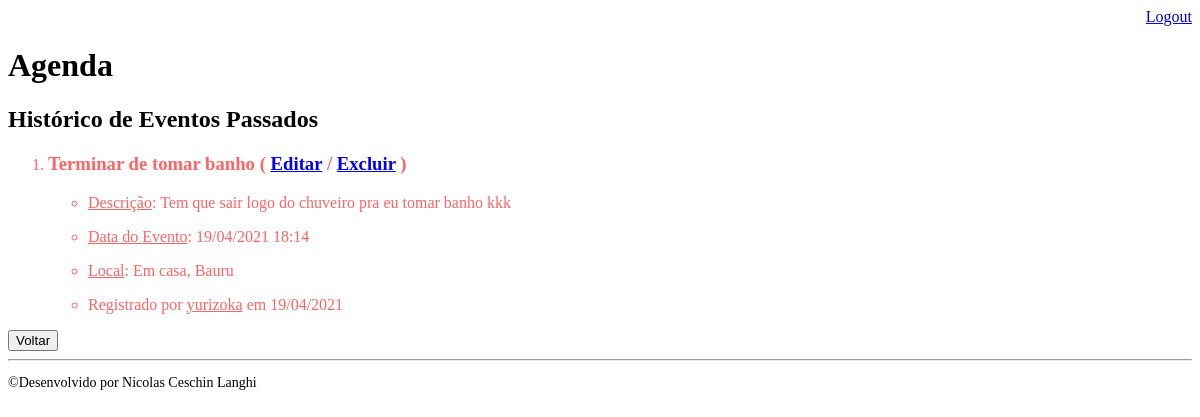
Page /agenda/historico/ (signed in) on the earlier database version.
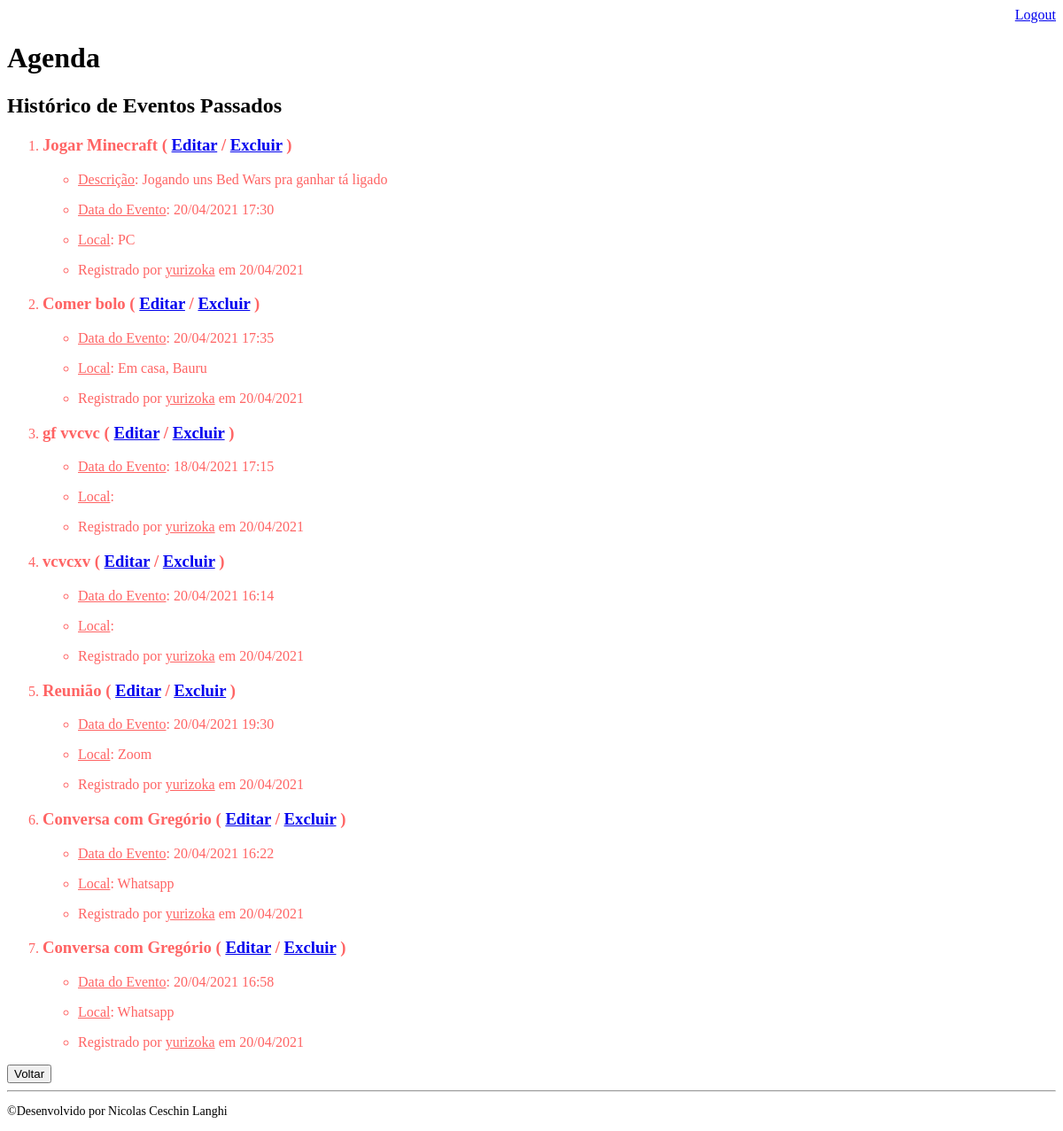
Same page on the later database version.
### core/models.py (models this page shows, shortened)
class Evento(models.Model):
    titulo = models.CharField(max_length=100)
    descricao = models.TextField(blank=True, null=True)
    data_evento = models.DateTimeField(verbose_name='Data do Evento')
    local = models.CharField(max_length=100, blank=True, null=True)
    lixo = models.BooleanField(default=False)
    data_criacao = models.DateTimeField(auto_now=True)
    usuario = models.ForeignKey(User, on_delete=models.CASCADE)
    class Meta:
        db_table = 'evento'
    def get_data_evento(self):
        return self.data_evento.strftime('%d/%m/%Y %H:%M')
    def get_data_criacao(self):
        return self.data_criacao.strftime('%d/%m/%Y')
    def get_evento_atrasado(self):
        if self.data_evento < datetime.now():
            return True
        else:
            return False

### core/views.py (the view)
# urls.py: path('agenda/historico/', views.historico_eventos),
@login_required(login_url='/login/')
def historico_eventos(request):
    usuario = request.user
    evento = Evento.objects.filter(usuario=usuario)
    dados = {'eventos': evento}
    return render(request, 'historico.html', dados)

### templates/historico.html
{% extends "model-page.html" %}
{% block content %}
<h2>Histórico de Eventos Passados</h2>
<ol style="color: rgb(255, 100, 100)">
    {% for evento in eventos %}
    {% if evento.get_evento_atrasado %}
    {% if not evento.lixo %}
    <li><h3>
        <div>
            {{ evento.titulo }}
            ( <a href="../evento/?id={{ evento.id }}">Editar</a> /
            <a href="../delete/{{ evento.id }}">Excluir</a> )
        </div>
    </h3></li>
    <ul>
        {% if evento.descricao != '' %}
            <li><p><ins>Descrição</ins>: {{ evento.descricao }}</p></li>
            {% endif %}
            <li><p><ins>Data do Evento</ins>: {{ evento.get_data_evento }}</p></li>
            {% if evento.local is not None %}
            <li><p><ins>Local</ins>: {{ evento.local }}</p></li>
            {% endif %}
            <li><p>Registrado por <ins>{{ evento.usuario }}</ins> em {{ evento.get_data_criacao }}</p></li>
    </ul>
    {% endif %}
    {% endif %}
    {% endfor %}
</ol>
<a href="/">
    <button type="button">Voltar</button>
</a>
{% endblock %}

### templates/model-page.html
<!DOCTYPE html>
<html lang="en">
<head>
    {% include "model-header.html" %}
</head>
<body>
    {% block content %} {% endblock %}
    {% include "model-footer.html" %}
</body>
</html>

### templates/model-header.html (shortened to what this page needs)
<div style="display: flex; flex-direction: row; justify-content: right; align-items: right">
    <a href="/logout">Logout</a>
</div>
<h1>Agenda</h1>

### templates/model-footer.html
<hr>
<p style="font-size: 14px;">&copy;Desenvolvido por Nicolas Ceschin Langhi</p>

Differences in the rows shown:
removed Evento: titulo "Terminar de tomar banho", descricao "Tem que sair logo do chuveiro pra eu tomar banho kkk", get_data_evento "19/04/2021 18:14", local "Em casa, Bauru", usuario "yurizoka", get_data_criacao "19/04/2021"
added Evento: titulo "Jogar Minecraft", descricao "Jogando uns Bed Wars pra ganhar tá ligado", get_data_evento "20/04/2021 17:30", local "PC", usuario "yurizoka", get_data_criacao "20/04/2021"
added Evento: titulo "Comer bolo", get_data_evento "20/04/2021 17:35", local "Em casa, Bauru", usuario "yurizoka", get_data_criacao "20/04/2021"
added Evento: titulo "gf vvcvc", get_data_evento "18/04/2021 17:15", usuario "yurizoka", get_data_criacao "20/04/2021"
added Evento: titulo "vcvcxv", get_data_evento "20/04/2021 16:14", usuario "yurizoka", get_data_criacao "20/04/2021"
added Evento: titulo "Reunião", get_data_evento "20/04/2021 19:30", local "Zoom", usuario "yurizoka", get_data_criacao "20/04/2021"
added Evento: titulo "Conversa com Gregório", get_data_evento "20/04/2021 16:22", local "Whatsapp", usuario "yurizoka", get_data_criacao "20/04/2021"
added Evento: titulo "Conversa com Gregório", get_data_evento "20/04/2021 16:58", local "Whatsapp", usuario "yurizoka", get_data_criacao "20/04/2021"
